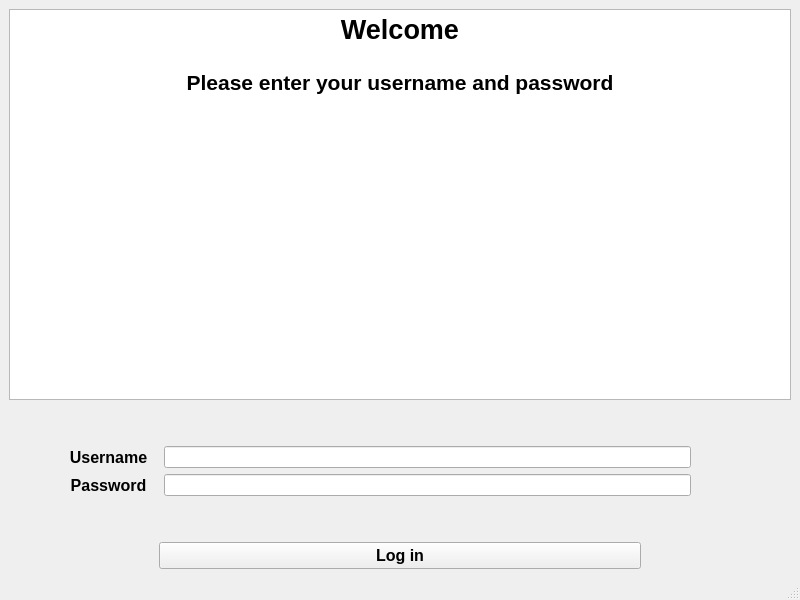
<?xml version="1.0" encoding="UTF-8"?>
<ui version="4.0">
 <class>LogInPage</class>
 <widget class="QMainWindow" name="LogInPage">
  <property name="geometry">
   <rect>
    <x>0</x>
    <y>0</y>
    <width>800</width>
    <height>600</height>
   </rect>
  </property>
  <property name="sizePolicy">
   <sizepolicy hsizetype="Minimum" vsizetype="Minimum">
    <horstretch>0</horstretch>
    <verstretch>0</verstretch>
   </sizepolicy>
  </property>
  <property name="font">
   <font>
    <bold>true</bold>
   </font>
  </property>
  <property name="windowTitle">
   <string>LogInPage</string>
  </property>
  <property name="layoutDirection">
   <enum>Qt::LayoutDirection::LeftToRight</enum>
  </property>
  <widget class="QWidget" name="centralwidget">
   <layout class="QGridLayout" name="gridLayout">
    <item row="0" column="0">
     <layout class="QVBoxLayout" name="verticalLayout_2">
      <item>
       <widget class="QTextBrowser" name="textBrowser">
        <property name="sizePolicy">
         <sizepolicy hsizetype="Expanding" vsizetype="Preferred">
          <horstretch>0</horstretch>
          <verstretch>20</verstretch>
         </sizepolicy>
        </property>
        <property name="font">
         <font>
          <pointsize>16</pointsize>
          <bold>false</bold>
         </font>
        </property>
        <property name="html">
         <string>&lt;!DOCTYPE HTML PUBLIC &quot;-//W3C//DTD HTML 4.0//EN&quot; &quot;http://www.w3.org/TR/REC-html40/strict.dtd&quot;&gt;
&lt;html&gt;&lt;head&gt;&lt;meta name=&quot;qrichtext&quot; content=&quot;1&quot; /&gt;&lt;meta charset=&quot;utf-8&quot; /&gt;&lt;style type=&quot;text/css&quot;&gt;
p, li { white-space: pre-wrap; }
hr { height: 1px; border-width: 0; }
li.unchecked::marker { content: &quot;\2610&quot;; }
li.checked::marker { content: &quot;\2612&quot;; }
&lt;/style&gt;&lt;/head&gt;&lt;body style=&quot; font-family:'Sans Serif'; font-size:16pt; font-weight:400; font-style:normal;&quot;&gt;
&lt;p align=&quot;center&quot; style=&quot; margin-top:0px; margin-bottom:0px; margin-left:0px; margin-right:0px; -qt-block-indent:0; text-indent:0px;&quot;&gt;&lt;span style=&quot; font-size:20pt; font-weight:700;&quot;&gt;Welcome&lt;/span&gt;&lt;/p&gt;
&lt;p align=&quot;center&quot; style=&quot;-qt-paragraph-type:empty; margin-top:0px; margin-bottom:0px; margin-left:0px; margin-right:0px; -qt-block-indent:0; text-indent:0px; font-weight:700;&quot;&gt;&lt;br /&gt;&lt;/p&gt;
&lt;p align=&quot;center&quot; style=&quot; margin-top:0px; margin-bottom:0px; margin-left:0px; margin-right:0px; -qt-block-indent:0; text-indent:0px;&quot;&gt;&lt;span style=&quot; font-weight:700;&quot;&gt;Please enter your username and password&lt;/span&gt;&lt;/p&gt;&lt;/body&gt;&lt;/html&gt;</string>
        </property>
       </widget>
      </item>
      <item>
       <spacer name="verticalSpacer">
        <property name="orientation">
         <enum>Qt::Orientation::Vertical</enum>
        </property>
        <property name="sizeHint" stdset="0">
         <size>
          <width>20</width>
          <height>40</height>
         </size>
        </property>
       </spacer>
      </item>
      <item>
       <layout class="QVBoxLayout" name="verticalLayout">
        <item>
         <layout class="QHBoxLayout" name="horizontalLayout">
          <item>
           <spacer name="horizontalSpacer">
            <property name="orientation">
             <enum>Qt::Orientation::Horizontal</enum>
            </property>
            <property name="sizeType">
             <enum>QSizePolicy::Policy::Preferred</enum>
            </property>
            <property name="sizeHint" stdset="0">
             <size>
              <width>50</width>
              <height>20</height>
             </size>
            </property>
           </spacer>
          </item>
          <item>
           <widget class="QLabel" name="labelUsername">
            <property name="minimumSize">
             <size>
              <width>99</width>
              <height>0</height>
             </size>
            </property>
            <property name="maximumSize">
             <size>
              <width>100</width>
              <height>16777215</height>
             </size>
            </property>
            <property name="font">
             <font>
              <pointsize>12</pointsize>
              <bold>true</bold>
             </font>
            </property>
            <property name="layoutDirection">
             <enum>Qt::LayoutDirection::RightToLeft</enum>
            </property>
            <property name="text">
             <string>Username</string>
            </property>
            <property name="textFormat">
             <enum>Qt::TextFormat::AutoText</enum>
            </property>
            <property name="alignment">
             <set>Qt::AlignmentFlag::AlignCenter</set>
            </property>
           </widget>
          </item>
          <item>
           <widget class="QLineEdit" name="lineEditUsername"/>
          </item>
          <item>
           <spacer name="horizontalSpacer_3">
            <property name="orientation">
             <enum>Qt::Orientation::Horizontal</enum>
            </property>
            <property name="sizeType">
             <enum>QSizePolicy::Policy::Preferred</enum>
            </property>
            <property name="sizeHint" stdset="0">
             <size>
              <width>100</width>
              <height>20</height>
             </size>
            </property>
           </spacer>
          </item>
         </layout>
        </item>
        <item>
         <layout class="QHBoxLayout" name="horizontalLayout_2">
          <item>
           <spacer name="horizontalSpacer_2">
            <property name="orientation">
             <enum>Qt::Orientation::Horizontal</enum>
            </property>
            <property name="sizeType">
             <enum>QSizePolicy::Policy::Preferred</enum>
            </property>
            <property name="sizeHint" stdset="0">
             <size>
              <width>50</width>
              <height>20</height>
             </size>
            </property>
           </spacer>
          </item>
          <item>
           <widget class="QLabel" name="labelPassword">
            <property name="enabled">
             <bool>true</bool>
            </property>
            <property name="minimumSize">
             <size>
              <width>99</width>
              <height>0</height>
             </size>
            </property>
            <property name="maximumSize">
             <size>
              <width>100</width>
              <height>16777215</height>
             </size>
            </property>
            <property name="font">
             <font>
              <pointsize>12</pointsize>
              <bold>true</bold>
             </font>
            </property>
            <property name="layoutDirection">
             <enum>Qt::LayoutDirection::RightToLeft</enum>
            </property>
            <property name="text">
             <string>Password</string>
            </property>
            <property name="alignment">
             <set>Qt::AlignmentFlag::AlignCenter</set>
            </property>
           </widget>
          </item>
          <item>
           <widget class="QLineEdit" name="lineEditPassword"/>
          </item>
          <item>
           <spacer name="horizontalSpacer_4">
            <property name="orientation">
             <enum>Qt::Orientation::Horizontal</enum>
            </property>
            <property name="sizeType">
             <enum>QSizePolicy::Policy::Preferred</enum>
            </property>
            <property name="sizeHint" stdset="0">
             <size>
              <width>100</width>
              <height>20</height>
             </size>
            </property>
           </spacer>
          </item>
         </layout>
        </item>
       </layout>
      </item>
      <item>
       <spacer name="verticalSpacer_2">
        <property name="orientation">
         <enum>Qt::Orientation::Vertical</enum>
        </property>
        <property name="sizeHint" stdset="0">
         <size>
          <width>20</width>
          <height>40</height>
         </size>
        </property>
       </spacer>
      </item>
      <item>
       <layout class="QHBoxLayout" name="horizontalLayout_3">
        <item>
         <spacer name="horizontalSpacer_6">
          <property name="orientation">
           <enum>Qt::Orientation::Horizontal</enum>
          </property>
          <property name="sizeType">
           <enum>QSizePolicy::Policy::Preferred</enum>
          </property>
          <property name="sizeHint" stdset="0">
           <size>
            <width>150</width>
            <height>20</height>
           </size>
          </property>
         </spacer>
        </item>
        <item>
         <widget class="QPushButton" name="pushButtonLogin">
          <property name="sizePolicy">
           <sizepolicy hsizetype="Minimum" vsizetype="Minimum">
            <horstretch>0</horstretch>
            <verstretch>0</verstretch>
           </sizepolicy>
          </property>
          <property name="maximumSize">
           <size>
            <width>16777215</width>
            <height>16777215</height>
           </size>
          </property>
          <property name="font">
           <font>
            <pointsize>12</pointsize>
            <bold>true</bold>
           </font>
          </property>
          <property name="text">
           <string>Log in</string>
          </property>
          <property name="iconSize">
           <size>
            <width>8</width>
            <height>16</height>
           </size>
          </property>
         </widget>
        </item>
        <item>
         <spacer name="horizontalSpacer_5">
          <property name="orientation">
           <enum>Qt::Orientation::Horizontal</enum>
          </property>
          <property name="sizeType">
           <enum>QSizePolicy::Policy::Preferred</enum>
          </property>
          <property name="sizeHint" stdset="0">
           <size>
            <width>150</width>
            <height>20</height>
           </size>
          </property>
         </spacer>
        </item>
       </layout>
      </item>
     </layout>
    </item>
   </layout>
  </widget>
  <widget class="QMenuBar" name="menubar">
   <property name="geometry">
    <rect>
     <x>0</x>
     <y>0</y>
     <width>800</width>
     <height>22</height>
    </rect>
   </property>
  </widget>
  <widget class="QStatusBar" name="statusbar">
   <property name="font">
    <font>
     <pointsize>10</pointsize>
     <bold>true</bold>
     <stylestrategy>PreferAntialias</stylestrategy>
    </font>
   </property>
   <property name="autoFillBackground">
    <bool>false</bool>
   </property>
  </widget>
 </widget>
 <resources/>
 <connections/>
</ui>
